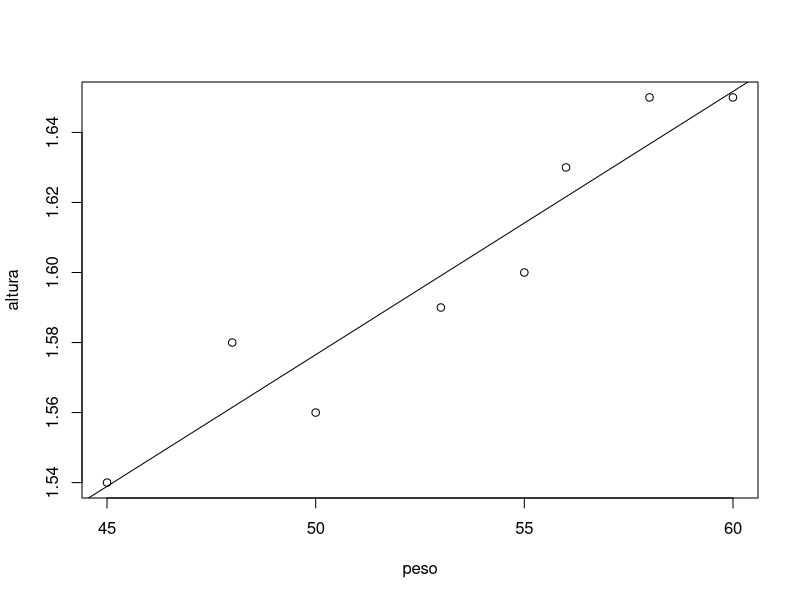
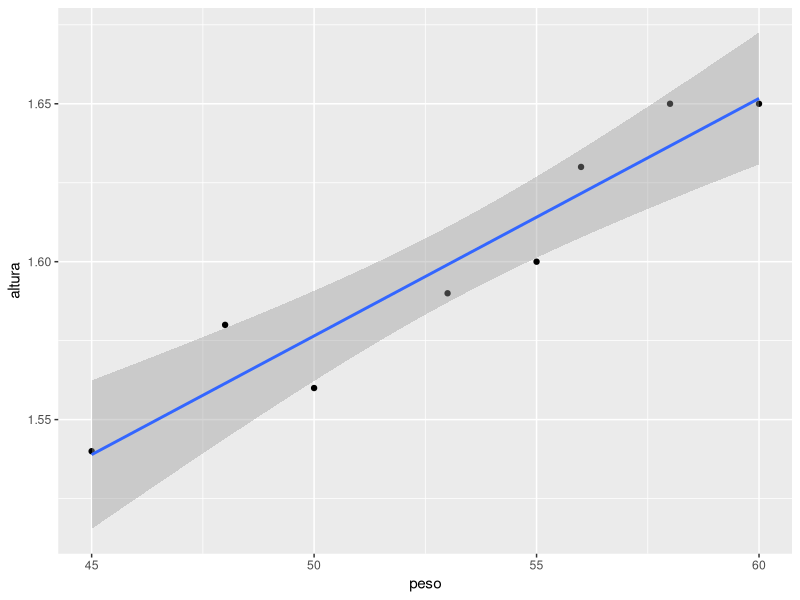
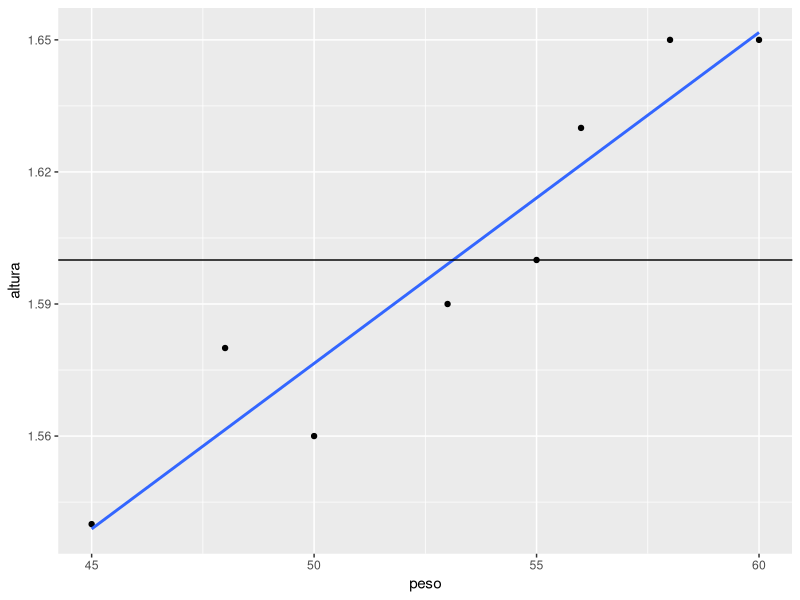
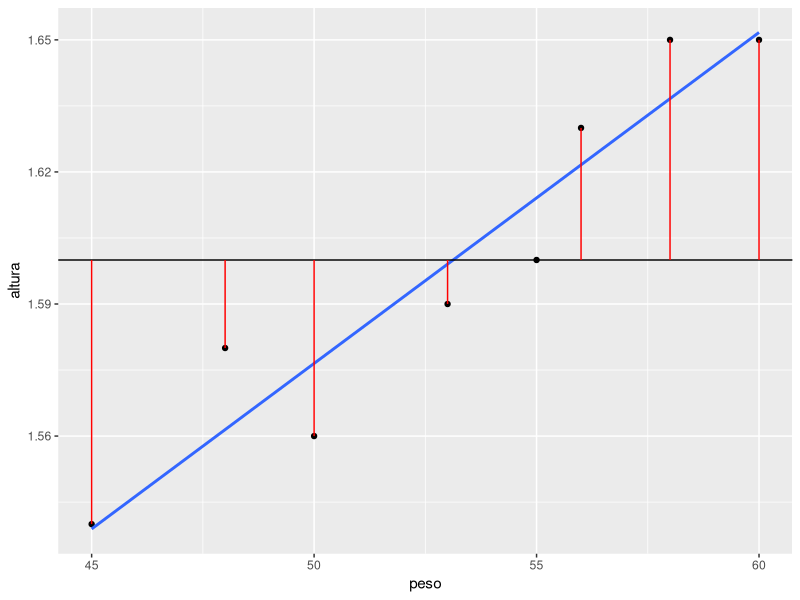
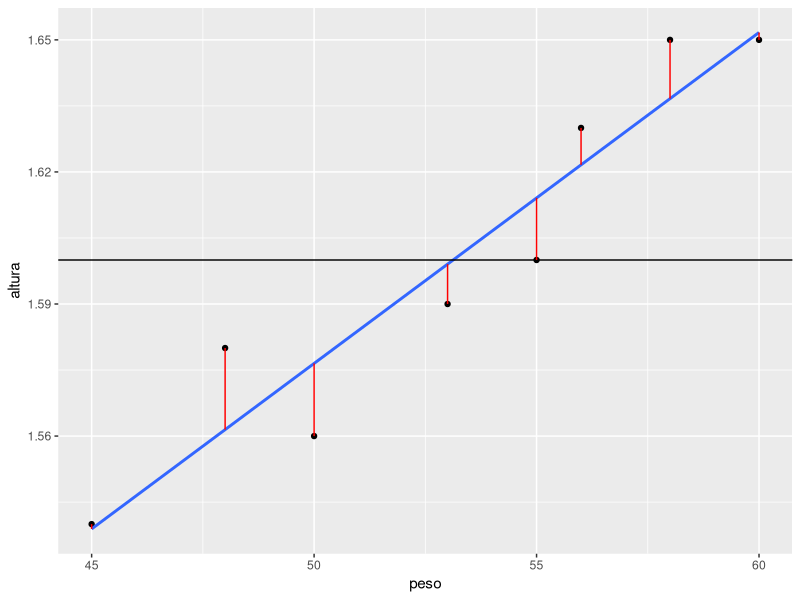

These charts were generated, in order, by the following R code:
#Exemplo de regressão linear

#Dados de peso e altura
peso <- c(45,50,60,55,58,56,48,53)
altura <- c(1.54,1.56,1.65,1.60,1.65,1.63,1.58,1.59)

#Variável independente (X): peso
#Variável dependente (Y): altura
#Modelo
lm(altura ~ peso)

#Gráfico
plot(peso,altura)

#Linha do modelo de regressão
abline(1.200575,0.007519)

#Predição das alturas considerando os pesos
predict(lm(altura ~ peso))

#Gráficos
library(ggplot2)
ggplot(mapping = aes(peso,altura)) + geom_point() +
  geom_smooth(method = "lm")

#Gráfico traçando a linha da média da altura
retas <- ggplot(mapping = aes(peso,altura)) + geom_point() +
  geom_smooth(se = FALSE, method = "lm") +
  geom_hline(yintercept = mean(altura))
retas

#Gráfico com as linhas em vermelho 
#das diferenças entre os dados e a média
retas + geom_segment(aes(x = peso,y = altura,
          xend = peso, yend = mean(altura)), 
          color = "red")

#Gráfico com as linhas em vermelho para
#representar os resíduos
retas + geom_segment(aes(x = peso, y = altura,
            xend = peso, yend = predict(lm(altura ~ peso))),
            color = "red")

#Cálculo do coeficiente de determinação (R2)
#Esse coeficiente é a medida estatística
#empregada para avaliar a qualidade da
#descrição do modelo de regressão
SQ <- sum((mean(altura) - altura)**2)
SR <- sum((predict(lm(altura ~ peso)) - altura)**2)
R2 <- (SQ - SR) / SQ
R2

